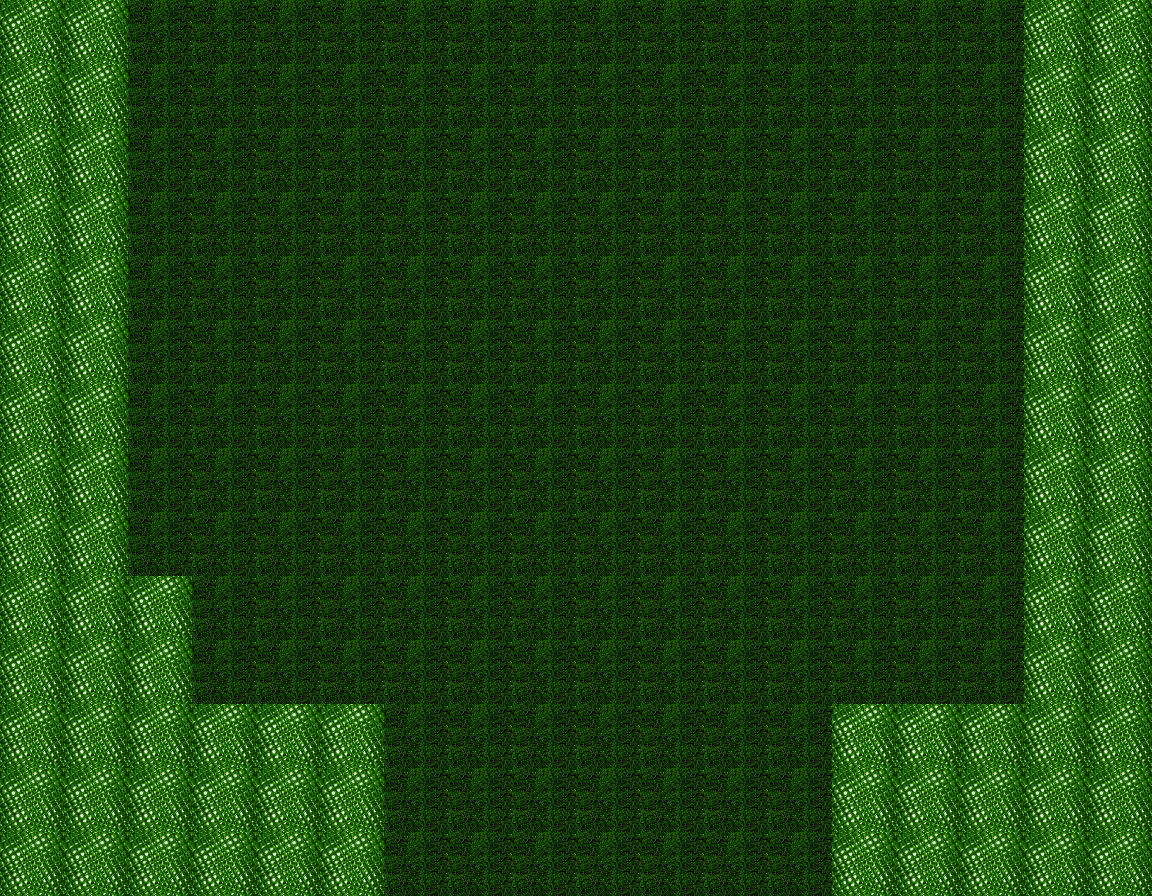

Tiled map render using the project's own tile images. Description and the map definition, with tile-layer contents summarised, below:
An orthogonal 18x14 tile map with 64x64 px tiles, 1 tile layer (Tile Layer 1), 2 tilesets.

<map version="1.0" orientation="orthogonal" width="18" height="14" tilewidth="64" tileheight="64">
 <tileset firstgid="1" name="lich lair" tilewidth="64" tileheight="64">
  <image source="lich lair.png" width="128" height="128" />
  <tile id="1">
   <properties>
    <property name="blocked" value="true" />
   </properties>
  </tile>
 </tileset>
 <tileset firstgid="5" name="cockatrice lair" tilewidth="64" tileheight="64">
  <image source="cockatrice lair.png" width="128" height="192" />
  <tile id="1">
   <properties>
    <property name="blocked" value="true" />
   </properties>
  </tile>
  <tile id="2">
   <properties>
    <property name="attackzone" value="true" />
   </properties>
  </tile>
  <tile id="3">
   <properties>
    <property name="bosslocation" value="true" />
   </properties>
  </tile>
  <tile id="4">
   <properties>
    <property name="death" value="true" />
   </properties>
  </tile>
 </tileset>
 <layer name="Tile Layer 1" width="18" height="14">
  <data>[252 cells, 252 non-empty, 6 distinct tile ids]</data>
 </layer>
</map>